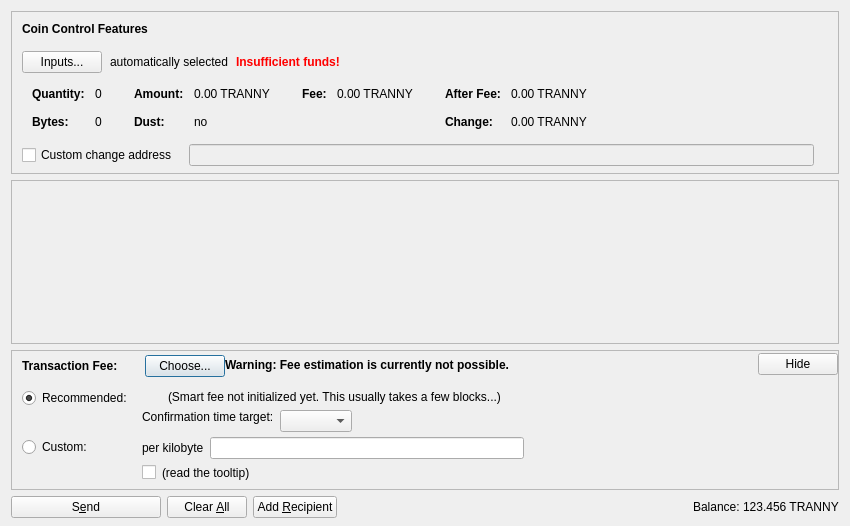
<?xml version="1.0" encoding="UTF-8"?>
<ui version="4.0">
 <class>SendCoinsDialog</class>
 <widget class="QDialog" name="SendCoinsDialog">
  <property name="geometry">
   <rect>
    <x>0</x>
    <y>0</y>
    <width>850</width>
    <height>526</height>
   </rect>
  </property>
  <property name="windowTitle">
   <string>Send Coins</string>
  </property>
  <layout class="QVBoxLayout" name="verticalLayout" stretch="0,1,0,0">
   <property name="bottomMargin">
    <number>8</number>
   </property>
   <item>
    <widget class="QFrame" name="frameCoinControl">
     <property name="sizePolicy">
      <sizepolicy hsizetype="Expanding" vsizetype="Expanding">
       <horstretch>0</horstretch>
       <verstretch>0</verstretch>
      </sizepolicy>
     </property>
     <property name="maximumSize">
      <size>
       <width>16777215</width>
       <height>16777215</height>
      </size>
     </property>
     <property name="frameShape">
      <enum>QFrame::StyledPanel</enum>
     </property>
     <property name="frameShadow">
      <enum>QFrame::Sunken</enum>
     </property>
     <layout class="QVBoxLayout" name="verticalLayoutCoinControl2">
      <property name="spacing">
       <number>0</number>
      </property>
      <property name="leftMargin">
       <number>0</number>
      </property>
      <property name="topMargin">
       <number>0</number>
      </property>
      <property name="rightMargin">
       <number>0</number>
      </property>
      <property name="bottomMargin">
       <number>6</number>
      </property>
      <item>
       <layout class="QVBoxLayout" name="verticalLayoutCoinControl" stretch="0,0,0,0,1">
        <property name="spacing">
         <number>0</number>
        </property>
        <property name="leftMargin">
         <number>10</number>
        </property>
        <property name="topMargin">
         <number>10</number>
        </property>
        <item>
         <layout class="QHBoxLayout" name="horizontalLayoutCoinControl1">
          <property name="bottomMargin">
           <number>15</number>
          </property>
          <item>
           <widget class="QLabel" name="labelCoinControlFeatures">
            <property name="sizePolicy">
             <sizepolicy hsizetype="Preferred" vsizetype="Maximum">
              <horstretch>0</horstretch>
              <verstretch>0</verstretch>
             </sizepolicy>
            </property>
            <property name="font">
             <font>
              <weight>75</weight>
              <bold>true</bold>
             </font>
            </property>
            <property name="styleSheet">
             <string notr="true">font-weight:bold;</string>
            </property>
            <property name="text">
             <string>Coin Control Features</string>
            </property>
           </widget>
          </item>
         </layout>
        </item>
        <item>
         <layout class="QHBoxLayout" name="horizontalLayoutCoinControl2" stretch="0,0,0,0">
          <property name="spacing">
           <number>8</number>
          </property>
          <property name="bottomMargin">
           <number>10</number>
          </property>
          <item>
           <widget class="QPushButton" name="pushButtonCoinControl">
            <property name="styleSheet">
             <string notr="true"/>
            </property>
            <property name="text">
             <string>Inputs...</string>
            </property>
            <property name="autoDefault">
             <bool>false</bool>
            </property>
           </widget>
          </item>
          <item>
           <widget class="QLabel" name="labelCoinControlAutomaticallySelected">
            <property name="text">
             <string>automatically selected</string>
            </property>
            <property name="margin">
             <number>5</number>
            </property>
           </widget>
          </item>
          <item>
           <widget class="QLabel" name="labelCoinControlInsuffFunds">
            <property name="font">
             <font>
              <weight>75</weight>
              <bold>true</bold>
             </font>
            </property>
            <property name="styleSheet">
             <string notr="true">color:red;font-weight:bold;</string>
            </property>
            <property name="text">
             <string>Insufficient funds!</string>
            </property>
            <property name="margin">
             <number>5</number>
            </property>
           </widget>
          </item>
          <item>
           <spacer name="horizontalSpacerCoinControl">
            <property name="orientation">
             <enum>Qt::Horizontal</enum>
            </property>
            <property name="sizeHint" stdset="0">
             <size>
              <width>40</width>
              <height>1</height>
             </size>
            </property>
           </spacer>
          </item>
         </layout>
        </item>
        <item>
         <widget class="QWidget" name="widgetCoinControl" native="true">
          <property name="sizePolicy">
           <sizepolicy hsizetype="Preferred" vsizetype="Preferred">
            <horstretch>0</horstretch>
            <verstretch>0</verstretch>
           </sizepolicy>
          </property>
          <property name="minimumSize">
           <size>
            <width>0</width>
            <height>0</height>
           </size>
          </property>
          <property name="styleSheet">
           <string notr="true"/>
          </property>
          <layout class="QHBoxLayout" name="horizontalLayoutCoinControl5">
           <property name="leftMargin">
            <number>0</number>
           </property>
           <property name="topMargin">
            <number>0</number>
           </property>
           <property name="rightMargin">
            <number>0</number>
           </property>
           <property name="bottomMargin">
            <number>0</number>
           </property>
           <item>
            <layout class="QHBoxLayout" name="horizontalLayoutCoinControl3" stretch="0,0,0,1">
             <property name="spacing">
              <number>20</number>
             </property>
             <property name="topMargin">
              <number>0</number>
             </property>
             <property name="bottomMargin">
              <number>10</number>
             </property>
             <item>
              <layout class="QFormLayout" name="formLayoutCoinControl1">
               <property name="horizontalSpacing">
                <number>10</number>
               </property>
               <property name="verticalSpacing">
                <number>14</number>
               </property>
               <property name="leftMargin">
                <number>10</number>
               </property>
               <property name="topMargin">
                <number>4</number>
               </property>
               <property name="rightMargin">
                <number>6</number>
               </property>
               <item row="0" column="0">
                <widget class="QLabel" name="labelCoinControlQuantityText">
                 <property name="font">
                  <font>
                   <weight>75</weight>
                   <bold>true</bold>
                  </font>
                 </property>
                 <property name="text">
                  <string>Quantity:</string>
                 </property>
                 <property name="margin">
                  <number>0</number>
                 </property>
                </widget>
               </item>
               <item row="0" column="1">
                <widget class="QLabel" name="labelCoinControlQuantity">
                 <property name="cursor">
                  <cursorShape>IBeamCursor</cursorShape>
                 </property>
                 <property name="contextMenuPolicy">
                  <enum>Qt::ActionsContextMenu</enum>
                 </property>
                 <property name="text">
                  <string notr="true">0</string>
                 </property>
                 <property name="margin">
                  <number>0</number>
                 </property>
                 <property name="textInteractionFlags">
                  <set>Qt::LinksAccessibleByMouse|Qt::TextSelectableByKeyboard|Qt::TextSelectableByMouse</set>
                 </property>
                </widget>
               </item>
               <item row="1" column="0">
                <widget class="QLabel" name="labelCoinControlBytesText">
                 <property name="font">
                  <font>
                   <weight>75</weight>
                   <bold>true</bold>
                  </font>
                 </property>
                 <property name="text">
                  <string>Bytes:</string>
                 </property>
                </widget>
               </item>
               <item row="1" column="1">
                <widget class="QLabel" name="labelCoinControlBytes">
                 <property name="cursor">
                  <cursorShape>IBeamCursor</cursorShape>
                 </property>
                 <property name="contextMenuPolicy">
                  <enum>Qt::ActionsContextMenu</enum>
                 </property>
                 <property name="text">
                  <string notr="true">0</string>
                 </property>
                 <property name="textInteractionFlags">
                  <set>Qt::LinksAccessibleByMouse|Qt::TextSelectableByKeyboard|Qt::TextSelectableByMouse</set>
                 </property>
                </widget>
               </item>
              </layout>
             </item>
             <item>
              <layout class="QFormLayout" name="formLayoutCoinControl2">
               <property name="horizontalSpacing">
                <number>10</number>
               </property>
               <property name="verticalSpacing">
                <number>14</number>
               </property>
               <property name="leftMargin">
                <number>6</number>
               </property>
               <property name="topMargin">
                <number>4</number>
               </property>
               <property name="rightMargin">
                <number>6</number>
               </property>
               <item row="0" column="0">
                <widget class="QLabel" name="labelCoinControlAmountText">
                 <property name="font">
                  <font>
                   <weight>75</weight>
                   <bold>true</bold>
                  </font>
                 </property>
                 <property name="text">
                  <string>Amount:</string>
                 </property>
                 <property name="margin">
                  <number>0</number>
                 </property>
                </widget>
               </item>
               <item row="0" column="1">
                <widget class="QLabel" name="labelCoinControlAmount">
                 <property name="cursor">
                  <cursorShape>IBeamCursor</cursorShape>
                 </property>
                 <property name="contextMenuPolicy">
                  <enum>Qt::ActionsContextMenu</enum>
                 </property>
                 <property name="text">
                  <string notr="true">0.00 TRANNY</string>
                 </property>
                 <property name="textInteractionFlags">
                  <set>Qt::LinksAccessibleByMouse|Qt::TextSelectableByKeyboard|Qt::TextSelectableByMouse</set>
                 </property>
                </widget>
               </item>
               <item row="1" column="0">
                <widget class="QLabel" name="labelCoinControlLowOutputText">
                 <property name="font">
                  <font>
                   <weight>75</weight>
                   <bold>true</bold>
                  </font>
                 </property>
                 <property name="text">
                  <string>Dust:</string>
                 </property>
                </widget>
               </item>
               <item row="1" column="1">
                <widget class="QLabel" name="labelCoinControlLowOutput">
                 <property name="cursor">
                  <cursorShape>IBeamCursor</cursorShape>
                 </property>
                 <property name="contextMenuPolicy">
                  <enum>Qt::ActionsContextMenu</enum>
                 </property>
                 <property name="text">
                  <string notr="true">no</string>
                 </property>
                 <property name="textInteractionFlags">
                  <set>Qt::LinksAccessibleByMouse|Qt::TextSelectableByKeyboard|Qt::TextSelectableByMouse</set>
                 </property>
                </widget>
               </item>
              </layout>
             </item>
             <item>
              <layout class="QFormLayout" name="formLayoutCoinControl3">
               <property name="horizontalSpacing">
                <number>10</number>
               </property>
               <property name="verticalSpacing">
                <number>14</number>
               </property>
               <property name="leftMargin">
                <number>6</number>
               </property>
               <property name="topMargin">
                <number>4</number>
               </property>
               <property name="rightMargin">
                <number>6</number>
               </property>
               <item row="0" column="0">
                <widget class="QLabel" name="labelCoinControlFeeText">
                 <property name="font">
                  <font>
                   <weight>75</weight>
                   <bold>true</bold>
                  </font>
                 </property>
                 <property name="text">
                  <string>Fee:</string>
                 </property>
                 <property name="margin">
                  <number>0</number>
                 </property>
                </widget>
               </item>
               <item row="0" column="1">
                <widget class="QLabel" name="labelCoinControlFee">
                 <property name="cursor">
                  <cursorShape>IBeamCursor</cursorShape>
                 </property>
                 <property name="contextMenuPolicy">
                  <enum>Qt::ActionsContextMenu</enum>
                 </property>
                 <property name="text">
                  <string notr="true">0.00 TRANNY</string>
                 </property>
                 <property name="textInteractionFlags">
                  <set>Qt::LinksAccessibleByMouse|Qt::TextSelectableByKeyboard|Qt::TextSelectableByMouse</set>
                 </property>
                </widget>
               </item>
              </layout>
             </item>
             <item>
              <layout class="QFormLayout" name="formLayoutCoinControl4">
               <property name="horizontalSpacing">
                <number>10</number>
               </property>
               <property name="verticalSpacing">
                <number>14</number>
               </property>
               <property name="leftMargin">
                <number>6</number>
               </property>
               <property name="topMargin">
                <number>4</number>
               </property>
               <property name="rightMargin">
                <number>6</number>
               </property>
               <item row="0" column="0">
                <widget class="QLabel" name="labelCoinControlAfterFeeText">
                 <property name="font">
                  <font>
                   <weight>75</weight>
                   <bold>true</bold>
                  </font>
                 </property>
                 <property name="text">
                  <string>After Fee:</string>
                 </property>
                 <property name="margin">
                  <number>0</number>
                 </property>
                </widget>
               </item>
               <item row="0" column="1">
                <widget class="QLabel" name="labelCoinControlAfterFee">
                 <property name="cursor">
                  <cursorShape>IBeamCursor</cursorShape>
                 </property>
                 <property name="contextMenuPolicy">
                  <enum>Qt::ActionsContextMenu</enum>
                 </property>
                 <property name="text">
                  <string notr="true">0.00 TRANNY</string>
                 </property>
                 <property name="textInteractionFlags">
                  <set>Qt::LinksAccessibleByMouse|Qt::TextSelectableByKeyboard|Qt::TextSelectableByMouse</set>
                 </property>
                </widget>
               </item>
               <item row="1" column="0">
                <widget class="QLabel" name="labelCoinControlChangeText">
                 <property name="font">
                  <font>
                   <weight>75</weight>
                   <bold>true</bold>
                  </font>
                 </property>
                 <property name="text">
                  <string>Change:</string>
                 </property>
                </widget>
               </item>
               <item row="1" column="1">
                <widget class="QLabel" name="labelCoinControlChange">
                 <property name="cursor">
                  <cursorShape>IBeamCursor</cursorShape>
                 </property>
                 <property name="contextMenuPolicy">
                  <enum>Qt::ActionsContextMenu</enum>
                 </property>
                 <property name="text">
                  <string notr="true">0.00 TRANNY</string>
                 </property>
                 <property name="textInteractionFlags">
                  <set>Qt::LinksAccessibleByMouse|Qt::TextSelectableByKeyboard|Qt::TextSelectableByMouse</set>
                 </property>
                </widget>
               </item>
              </layout>
             </item>
            </layout>
           </item>
          </layout>
         </widget>
        </item>
        <item>
         <layout class="QHBoxLayout" name="horizontalLayoutCoinControl4" stretch="0,0,0">
          <property name="spacing">
           <number>12</number>
          </property>
          <property name="sizeConstraint">
           <enum>QLayout::SetDefaultConstraint</enum>
          </property>
          <property name="topMargin">
           <number>5</number>
          </property>
          <property name="rightMargin">
           <number>5</number>
          </property>
          <item>
           <widget class="QCheckBox" name="checkBoxCoinControlChange">
            <property name="toolTip">
             <string>If this is activated, but the change address is empty or invalid, change will be sent to a newly generated address.</string>
            </property>
            <property name="text">
             <string>Custom change address</string>
            </property>
           </widget>
          </item>
          <item>
           <widget class="QValidatedLineEdit" name="lineEditCoinControlChange">
            <property name="enabled">
             <bool>false</bool>
            </property>
            <property name="sizePolicy">
             <sizepolicy hsizetype="Expanding" vsizetype="Fixed">
              <horstretch>0</horstretch>
              <verstretch>0</verstretch>
             </sizepolicy>
            </property>
           </widget>
          </item>
          <item>
           <widget class="QLabel" name="labelCoinControlChangeLabel">
            <property name="sizePolicy">
             <sizepolicy hsizetype="Preferred" vsizetype="Expanding">
              <horstretch>0</horstretch>
              <verstretch>0</verstretch>
             </sizepolicy>
            </property>
            <property name="minimumSize">
             <size>
              <width>0</width>
              <height>0</height>
             </size>
            </property>
            <property name="text">
             <string/>
            </property>
            <property name="margin">
             <number>3</number>
            </property>
           </widget>
          </item>
         </layout>
        </item>
        <item>
         <spacer name="verticalSpacerCoinControl">
          <property name="orientation">
           <enum>Qt::Vertical</enum>
          </property>
          <property name="sizeHint" stdset="0">
           <size>
            <width>800</width>
            <height>1</height>
           </size>
          </property>
         </spacer>
        </item>
       </layout>
      </item>
     </layout>
    </widget>
   </item>
   <item>
    <widget class="QScrollArea" name="scrollArea">
     <property name="widgetResizable">
      <bool>true</bool>
     </property>
     <widget class="QWidget" name="scrollAreaWidgetContents">
      <property name="geometry">
       <rect>
        <x>0</x>
        <y>0</y>
        <width>830</width>
        <height>104</height>
       </rect>
      </property>
      <layout class="QVBoxLayout" name="verticalLayout_2" stretch="0,1">
       <property name="leftMargin">
        <number>0</number>
       </property>
       <property name="topMargin">
        <number>0</number>
       </property>
       <property name="rightMargin">
        <number>0</number>
       </property>
       <property name="bottomMargin">
        <number>0</number>
       </property>
       <item>
        <layout class="QVBoxLayout" name="entries">
         <property name="spacing">
          <number>6</number>
         </property>
        </layout>
       </item>
       <item>
        <spacer name="verticalSpacer">
         <property name="orientation">
          <enum>Qt::Vertical</enum>
         </property>
         <property name="sizeHint" stdset="0">
          <size>
           <width>20</width>
           <height>40</height>
          </size>
         </property>
        </spacer>
       </item>
      </layout>
     </widget>
    </widget>
   </item>
   <item>
    <widget class="QFrame" name="frameFee">
     <property name="sizePolicy">
      <sizepolicy hsizetype="Expanding" vsizetype="Expanding">
       <horstretch>0</horstretch>
       <verstretch>0</verstretch>
      </sizepolicy>
     </property>
     <property name="maximumSize">
      <size>
       <width>16777215</width>
       <height>16777215</height>
      </size>
     </property>
     <property name="frameShape">
      <enum>QFrame::StyledPanel</enum>
     </property>
     <property name="frameShadow">
      <enum>QFrame::Sunken</enum>
     </property>
     <layout class="QVBoxLayout" name="verticalLayoutFee1">
      <property name="spacing">
       <number>0</number>
      </property>
      <property name="leftMargin">
       <number>0</number>
      </property>
      <property name="topMargin">
       <number>0</number>
      </property>
      <property name="rightMargin">
       <number>0</number>
      </property>
      <property name="bottomMargin">
       <number>0</number>
      </property>
      <item>
       <layout class="QVBoxLayout" name="verticalLayoutFee2" stretch="0,0,0">
        <property name="spacing">
         <number>0</number>
        </property>
        <property name="leftMargin">
         <number>10</number>
        </property>
        <property name="topMargin">
         <number>0</number>
        </property>
        <item>
         <layout class="QHBoxLayout" name="horizontalLayoutFee1">
          <property name="bottomMargin">
           <number>0</number>
          </property>
          <item>
           <layout class="QVBoxLayout" name="verticalLayoutFee7">
            <property name="spacing">
             <number>0</number>
            </property>
            <item>
             <spacer name="verticalSpacerSmartFee">
              <property name="orientation">
               <enum>Qt::Vertical</enum>
              </property>
              <property name="sizeType">
               <enum>QSizePolicy::Fixed</enum>
              </property>
              <property name="sizeHint" stdset="0">
               <size>
                <width>1</width>
                <height>4</height>
               </size>
              </property>
             </spacer>
            </item>
            <item>
             <layout class="QHBoxLayout" name="horizontalLayoutSmartFee">
              <property name="spacing">
               <number>10</number>
              </property>
              <item>
               <widget class="QLabel" name="labelFeeHeadline">
                <property name="sizePolicy">
                 <sizepolicy hsizetype="Preferred" vsizetype="Maximum">
                  <horstretch>0</horstretch>
                  <verstretch>0</verstretch>
                 </sizepolicy>
                </property>
                <property name="font">
                 <font>
                  <weight>75</weight>
                  <bold>true</bold>
                 </font>
                </property>
                <property name="styleSheet">
                 <string notr="true">font-weight:bold;</string>
                </property>
                <property name="text">
                 <string>Transaction Fee:</string>
                </property>
               </widget>
              </item>
              <item>
               <widget class="QLabel" name="labelFeeMinimized">
                <property name="text">
                 <string/>
                </property>
               </widget>
              </item>
              <item>
               <widget class="QPushButton" name="buttonChooseFee">
                <property name="text">
                 <string>Choose...</string>
                </property>
               </widget>
              </item>
             </layout>
            </item>
            <item>
             <spacer name="verticalSpacer_5">
              <property name="orientation">
               <enum>Qt::Vertical</enum>
              </property>
              <property name="sizeHint" stdset="0">
               <size>
                <width>1</width>
                <height>1</height>
               </size>
              </property>
             </spacer>
            </item>
           </layout>
          </item>
          <item>
           <widget class="QLabel" name="fallbackFeeWarningLabel">
            <property name="toolTip">
             <string>Using the fallbackfee can result in sending a transaction that will take several hours or days (or never) to confirm. Consider choosing your fee manually or wait until you have validated the complete chain.</string>
            </property>
            <property name="font">
            <font>
                <weight>75</weight>
                <bold>true</bold>
            </font>
            </property>
            <property name="text">
             <string>Warning: Fee estimation is currently not possible.</string>
            </property>
            <property name="wordWrap">
             <bool>false</bool>
            </property>
           </widget>
          </item>
          <item>
           <spacer name="horizontalSpacer_4">
            <property name="orientation">
             <enum>Qt::Horizontal</enum>
            </property>
            <property name="sizeType">
             <enum>QSizePolicy::MinimumExpanding</enum>
            </property>
            <property name="sizeHint" stdset="0">
             <size>
              <width>40</width>
              <height>20</height>
             </size>
            </property>
           </spacer>
          </item>
          <item>
           <widget class="QPushButton" name="buttonMinimizeFee">
            <property name="toolTip">
             <string>collapse fee-settings</string>
            </property>
            <property name="text">
             <string>Hide</string>
            </property>
           </widget>
          </item>
         </layout>
        </item>
        <item>
         <widget class="QFrame" name="frameFeeSelection">
          <layout class="QVBoxLayout" name="verticalLayoutFee12">
           <property name="spacing">
            <number>0</number>
           </property>
           <property name="leftMargin">
            <number>0</number>
           </property>
           <property name="topMargin">
            <number>0</number>
           </property>
           <property name="rightMargin">
            <number>0</number>
           </property>
           <property name="bottomMargin">
            <number>0</number>
           </property>
           <item>
            <layout class="QGridLayout" name="gridLayoutFee">
             <property name="topMargin">
              <number>10</number>
             </property>
             <property name="bottomMargin">
              <number>4</number>
             </property>
             <property name="horizontalSpacing">
              <number>10</number>
             </property>
             <property name="verticalSpacing">
              <number>4</number>
             </property>
             <item row="1" column="1">
              <layout class="QVBoxLayout" name="verticalLayoutFee8">
               <property name="spacing">
                <number>6</number>
               </property>
               <item>
                <layout class="QHBoxLayout" name="horizontalLayoutFee13">
                 <item>
                  <widget class="QLabel" name="labelCustomPerKilobyte">
                   <property name="toolTip">
                    <string>If the custom fee is set to 1000 satoshis and the transaction is only 250 bytes, then &quot;per kilobyte&quot; only pays 250 satoshis in fee, while &quot;total at least&quot; pays 1000 satoshis. For transactions bigger than a kilobyte both pay by kilobyte.</string>
                   </property>
                   <property name="text">
                    <string>per kilobyte</string>
                   </property>
                  </widget>
                 </item>
                 <item>
                  <widget class="BitcoinAmountField" name="customFee"/>
                 </item>
                 <item>
                  <spacer name="horizontalSpacer_6">
                   <property name="orientation">
                    <enum>Qt::Horizontal</enum>
                   </property>
                   <property name="sizeHint" stdset="0">
                    <size>
                     <width>1</width>
                     <height>1</height>
                    </size>
                   </property>
                  </spacer>
                 </item>
                </layout>
               </item>
               <item>
                <layout class="QHBoxLayout" name="horizontalLayoutFee8">
                 <item>
                  <widget class="QCheckBox" name="checkBoxMinimumFee">
                   <property name="toolTip">
                    <string>Paying only the minimum fee is just fine as long as there is less transaction volume than space in the blocks. But be aware that this can end up in a never confirming transaction once there is more demand for trannychain transactions than the network can process.</string>
                   </property>
                   <property name="text">
                    <string/>
                   </property>
                  </widget>
                 </item>
                 <item>
                  <widget class="QLabel" name="labelMinFeeWarning">
                   <property name="enabled">
                    <bool>true</bool>
                   </property>
                   <property name="toolTip">
                    <string>Paying only the minimum fee is just fine as long as there is less transaction volume than space in the blocks. But be aware that this can end up in a never confirming transaction once there is more demand for trannychain transactions than the network can process.</string>
                   </property>
                   <property name="text">
                    <string>(read the tooltip)</string>
                   </property>
                   <property name="margin">
                    <number>5</number>
                   </property>
                  </widget>
                 </item>
                 <item>
                  <spacer name="horizontalSpacer_2">
                   <property name="orientation">
                    <enum>Qt::Horizontal</enum>
                   </property>
                   <property name="sizeHint" stdset="0">
                    <size>
                     <width>1</width>
                     <height>1</height>
                    </size>
                   </property>
                  </spacer>
                 </item>
                </layout>
               </item>
              </layout>
             </item>
             <item row="0" column="0">
              <layout class="QVBoxLayout" name="verticalLayoutFee4" stretch="0,1">
               <item>
                <widget class="QRadioButton" name="radioSmartFee">
                 <property name="text">
                  <string>Recommended:</string>
                 </property>
                 <property name="checked">
                  <bool>true</bool>
                 </property>
                 <attribute name="buttonGroup">
                  <string notr="true">groupFee</string>
                 </attribute>
                </widget>
               </item>
               <item>
                <spacer name="verticalSpacer_2">
                 <property name="orientation">
                  <enum>Qt::Vertical</enum>
                 </property>
                 <property name="sizeHint" stdset="0">
                  <size>
                   <width>1</width>
                   <height>1</height>
                  </size>
                 </property>
                </spacer>
               </item>
              </layout>
             </item>
             <item row="1" column="0">
              <layout class="QVBoxLayout" name="verticalLayoutFee9" stretch="0,1">
               <item>
                <widget class="QRadioButton" name="radioCustomFee">
                 <property name="text">
                  <string>Custom:</string>
                 </property>
                 <attribute name="buttonGroup">
                  <string notr="true">groupFee</string>
                 </attribute>
                </widget>
               </item>
               <item>
                <spacer name="verticalSpacer_6">
                 <property name="orientation">
                  <enum>Qt::Vertical</enum>
                 </property>
                 <property name="sizeHint" stdset="0">
                  <size>
                   <width>1</width>
                   <height>1</height>
                  </size>
                 </property>
                </spacer>
               </item>
              </layout>
             </item>
             <item row="0" column="1">
              <layout class="QVBoxLayout" name="verticalLayoutFee3" stretch="0,0,1">
               <property name="spacing">
                <number>6</number>
               </property>
               <property name="topMargin">
                <number>2</number>
               </property>
               <item>
                <layout class="QHBoxLayout" name="horizontalLayoutFee12">
                 <item>
                  <widget class="QLabel" name="labelSmartFee">
                   <property name="text">
                    <string/>
                   </property>
                   <property name="margin">
                    <number>2</number>
                   </property>
                  </widget>
                 </item>
                 <item>
                  <widget class="QLabel" name="labelFeeEstimation">
                   <property name="text">
                    <string/>
                   </property>
                  </widget>
                 </item>
                 <item>
                  <widget class="QLabel" name="labelSmartFee2">
                   <property name="text">
                    <string>(Smart fee not initialized yet. This usually takes a few blocks...)</string>
                   </property>
                   <property name="margin">
                    <number>2</number>
                   </property>
                  </widget>
                 </item>
                 <item>
                  <spacer name="horizontalSpacer_5">
                   <property name="orientation">
                    <enum>Qt::Horizontal</enum>
                   </property>
                   <property name="sizeHint" stdset="0">
                    <size>
                     <width>1</width>
                     <height>1</height>
                    </size>
                   </property>
                  </spacer>
                 </item>
                </layout>
               </item>
               <item>
                <layout class="QHBoxLayout" name="horizontalLayoutFee9">
                 <item>
                  <layout class="QVBoxLayout" name="verticalLayoutFee6">
                   <item>
                    <widget class="QLabel" name="labelSmartFee3">
                     <property name="text">
                      <string>Confirmation time target:</string>
                     </property>
                     <property name="margin">
                      <number>2</number>
                     </property>
                    </widget>
                   </item>
                   <item>
                    <spacer name="verticalSpacer_3">
                     <property name="orientation">
                      <enum>Qt::Vertical</enum>
                     </property>
                     <property name="sizeHint" stdset="0">
                      <size>
                       <width>1</width>
                       <height>1</height>
                      </size>
                     </property>
                    </spacer>
                   </item>
                  </layout>
                 </item>
                 <item>
                  <layout class="QVBoxLayout" name="verticalLayoutFee5">
                   <property name="rightMargin">
                    <number>30</number>
                   </property>
                   <item>
                    <layout class="QHBoxLayout" name="horizontalLayoutConfTarget">
                     <property name="bottomMargin">
                      <number>0</number>
                     </property>
                     <item>
                      <widget class="QComboBox" name="confTargetSelector"/>
                     </item>
                     <item>
                      <spacer name="horizontalSpacerConfTarget">
                       <property name="orientation">
                        <enum>Qt::Horizontal</enum>
                       </property>
                       <property name="sizeHint" stdset="0">
                        <size>
                         <width>40</width>
                         <height>20</height>
                        </size>
                       </property>
                      </spacer>
                     </item>
                    </layout>
                   </item>
                  </layout>
                 </item>
                </layout>
               </item>
               <item>
                <spacer name="verticalSpacer_4">
                 <property name="orientation">
                  <enum>Qt::Vertical</enum>
                 </property>
                 <property name="sizeHint" stdset="0">
                  <size>
                   <width>1</width>
                   <height>1</height>
                  </size>
                 </property>
                </spacer>
               </item>
              </layout>
             </item>
            </layout>
           </item>
          </layout>
         </widget>
        </item>
        <item>
         <spacer name="verticalSpacerFee">
          <property name="orientation">
           <enum>Qt::Vertical</enum>
          </property>
          <property name="sizeHint" stdset="0">
           <size>
            <width>40</width>
            <height>5</height>
           </size>
          </property>
         </spacer>
        </item>
       </layout>
      </item>
     </layout>
    </widget>
   </item>
   <item>
    <layout class="QHBoxLayout" name="horizontalLayout">
     <item>
      <widget class="QPushButton" name="sendButton">
       <property name="minimumSize">
        <size>
         <width>150</width>
         <height>0</height>
        </size>
       </property>
       <property name="toolTip">
        <string>Confirm the send action</string>
       </property>
       <property name="text">
        <string>S&amp;end</string>
       </property>
       <property name="icon">
        <iconset resource="../bitcoin.qrc">
         <normaloff>:/icons/send</normaloff>:/icons/send</iconset>
       </property>
       <property name="autoDefault">
        <bool>false</bool>
       </property>
       <property name="default">
        <bool>false</bool>
       </property>
      </widget>
     </item>
     <item>
      <widget class="QPushButton" name="clearButton">
       <property name="sizePolicy">
        <sizepolicy hsizetype="Minimum" vsizetype="Fixed">
         <horstretch>0</horstretch>
         <verstretch>0</verstretch>
        </sizepolicy>
       </property>
       <property name="toolTip">
        <string>Clear all fields of the form.</string>
       </property>
       <property name="text">
        <string>Clear &amp;All</string>
       </property>
       <property name="icon">
        <iconset resource="../bitcoin.qrc">
         <normaloff>:/icons/remove</normaloff>:/icons/remove</iconset>
       </property>
       <property name="autoDefault">
        <bool>false</bool>
       </property>
      </widget>
     </item>
     <item>
      <widget class="QPushButton" name="addButton">
       <property name="toolTip">
        <string>Send to multiple recipients at once</string>
       </property>
       <property name="text">
        <string>Add &amp;Recipient</string>
       </property>
       <property name="icon">
        <iconset resource="../bitcoin.qrc">
         <normaloff>:/icons/add</normaloff>:/icons/add</iconset>
       </property>
       <property name="autoDefault">
        <bool>false</bool>
       </property>
      </widget>
     </item>
     <item>
      <spacer name="horizontalSpacer">
       <property name="orientation">
        <enum>Qt::Horizontal</enum>
       </property>
       <property name="sizeHint" stdset="0">
        <size>
         <width>40</width>
         <height>20</height>
        </size>
       </property>
      </spacer>
     </item>
     <item>
      <layout class="QHBoxLayout" name="horizontalLayout_2">
       <property name="spacing">
        <number>3</number>
       </property>
       <item>
        <widget class="QLabel" name="label">
         <property name="sizePolicy">
          <sizepolicy hsizetype="Preferred" vsizetype="Fixed">
           <horstretch>0</horstretch>
           <verstretch>0</verstretch>
          </sizepolicy>
         </property>
         <property name="text">
          <string>Balance:</string>
         </property>
        </widget>
       </item>
       <item>
        <widget class="QLabel" name="labelBalance">
         <property name="sizePolicy">
          <sizepolicy hsizetype="Preferred" vsizetype="Fixed">
           <horstretch>0</horstretch>
           <verstretch>0</verstretch>
          </sizepolicy>
         </property>
         <property name="cursor">
          <cursorShape>IBeamCursor</cursorShape>
         </property>
         <property name="text">
          <string notr="true">123.456 TRANNY</string>
         </property>
         <property name="textInteractionFlags">
          <set>Qt::LinksAccessibleByMouse|Qt::TextSelectableByKeyboard|Qt::TextSelectableByMouse</set>
         </property>
        </widget>
       </item>
      </layout>
     </item>
    </layout>
   </item>
  </layout>
 </widget>
 <customwidgets>
  <customwidget>
   <class>QValidatedLineEdit</class>
   <extends>QLineEdit</extends>
   <header>qvalidatedlineedit.h</header>
  </customwidget>
  <customwidget>
   <class>BitcoinAmountField</class>
   <extends>QLineEdit</extends>
   <header>bitcoinamountfield.h</header>
   <container>1</container>
  </customwidget>
 </customwidgets>
 <resources>
  <include location="../bitcoin.qrc"/>
 </resources>
 <connections/>
 <buttongroups>
  <buttongroup name="groupFee"/>
 </buttongroups>
</ui>
